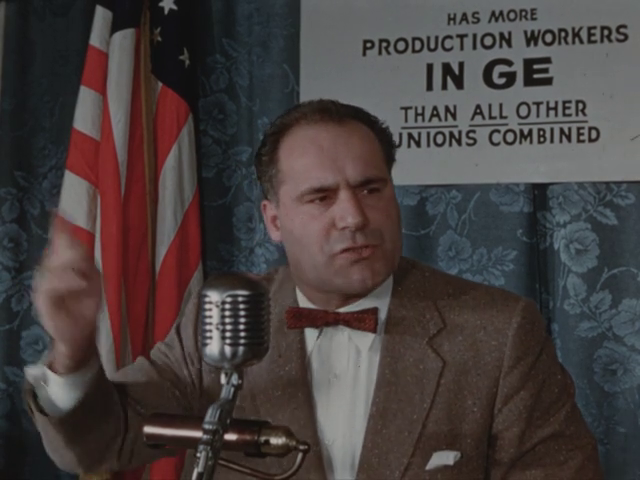
#> input picture frame 30 of exercises/ex10-ViolaJones/solution/data/speech_snippet.mp4, 640 x 480 px
$ python part_5_viola_jones_snapchat_solutions_optim.py
#> lines starting #> are read from the running program, lines starting #| are printed output that depends on the picture
from __future__ import print_function
from typing import Tuple
import cv2
import time
import numpy as np
from skimage.transform import rotate, rescale

"""
An adapted version of https://docs.opencv.org/3.4/db/d28/tutorial_cascade_classifier.html

Experimental:
    - No support for resize=True.
    - Also no optimizations introduced yet.
"""

def connect_camera(video_file: str = "", use_droid_cam: bool = False) -> cv2.VideoCapture:
    """
    Attempts to connect to the webcam.
    If this fails, prints an error message and exits the complete script.

    Args:
        use_droid_cam (bool, optional): whether to use the android camera, as done in video change detection exercises, ex2b. Defaults to False.

    Returns:
        cv2.VideoCapture: the opencv camera object which we can pull frames from
    """
#> called with video_file = 'data/speech_snippet.mp4', use_droid_cam = False
    print("Opening connection to camera")
    if video_file != "":
        cap = cv2.VideoCapture(video_file)

    else:
        url = 0
        use_droid_cam = False
        if use_droid_cam:
            url = "http://192.168.1.120:4747/video"
        cap = cv2.VideoCapture(url)

    if not cap.isOpened():
        print("Cannot open camera")
        exit()

    ret, _ = cap.read()
    if not ret:
        print("---(!)Error reading frame from webcam")
        exit()
    print("Successfully connected to camera capturing device")
    return cap

def load_cascades(cascade_directory: str) -> Tuple[cv2.CascadeClassifier, cv2.CascadeClassifier]:
    """
    A function to load a the pretrained opencv cascade detectors (Viola-Jones-type)
    Remember to download the classifiers beforehand (https://raw.githubusercontent.com/opencv/opencv/3.4/data/haarcascades/)

    Args:
        cascade_directory (str): the directory the classifier .xml files are in

    Returns:
        tuple[cv2.CascadeClassifier]: a tuple of the two classifiers

    """
    face_cascade = cv2.CascadeClassifier() #initialize a classifier instance
    eyes_cascade = cv2.CascadeClassifier()

    face_cascade_name = cascade_directory + "/haarcascade_frontalface_default.xml"
    eyes_cascade_name = cascade_directory + "/haarcascade_eye_tree_eyeglasses.xml" #seems to be more robust to lighting and has less false detections


    if not face_cascade.load(cv2.samples.findFile(face_cascade_name)):
        print('--(!)Error loading face cascade')
        exit(0)
    if not eyes_cascade.load(cv2.samples.findFile(eyes_cascade_name)):
        print('--(!)Error loading eyes cascade')
        exit(0)

    print("Loaded cascade classifiers")
    return face_cascade, eyes_cascade

def load_png_object(file_path: str) -> Tuple[np.ndarray, Tuple[int, int, int]]:
    """
    Loads a png object as RGBA. Note, the .png should have a transparent background and be loaded with an alpha channel

    Args:
        file_path (str): relative path to the .png file

    Returns:
        Tuple[np.ndarray, Tuple[int, int, int]]: the image array of shape (H, W, C) and a tuple (H, W, C) where C=4 for RGBA image
    """
#> called with file_path = 'data/image_props/hat_rescaled.png'

    im = cv2.imread(file_path,cv2.IMREAD_UNCHANGED)
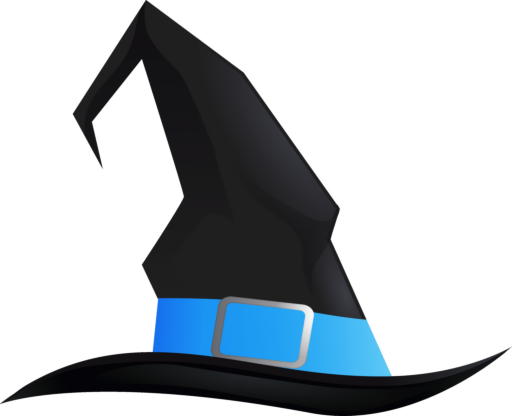
#> input picture exercises/ex10-ViolaJones/solution/data/image_props/hat_rescaled.png, 512 x 416 px
#> im is the input picture: shape (416, 512, 4); mean B, G, R, A 192.4, 187.3, 181, 84.6
    im_dims = im.shape
#> im_dims = (416, 512, 4)

    print(f"loaded object: {file_path} with shape: {im_dims}")
#| loaded object: data/image_props/hat_rescaled.png with shape: (416, 512, 4)
    return im, im_dims

# [189 lines left out: functions insert_hat_on_frame, time_smoothen_detections, rotate_object, rotate_object_cv, rescale_object, rescale_object_cv and 1 more, not called in this run]


if __name__=="__main__":
    ###step 1: connect to webcam
    USE_DROID_CAM = False
    VIDEO_FILE = "data/speech_snippet.mp4"
    cap = connect_camera(video_file=VIDEO_FILE, use_droid_cam=USE_DROID_CAM)

    ###step 2: load classifiers
    pretrained_dir = "data/pretrained_classifiers"
    face_cascade, eyes_cascade = load_cascades(pretrained_dir)

    # To keep track of frames per second
    start_time = time.time()
    font = cv2.FONT_HERSHEY_COMPLEX

    object_path = "data/image_props/hat_rescaled.png"
    object_im, object_dims = load_png_object(object_path)
#> object_dims = (416, 512, 4)
    object_im_trf = object_im.copy()

    #set loop parameters
    n_frames = 0
    ROTATE = False #set to true if we want to rotate the object of interest with an angle
    SMOOTHEN = True
    stop = False
    N_eyes = 0
    N_skipped = 0 #for counting how many frames we do not have any detections

    #initialize for fallback when no detections are present
    object_im_trf = None
    end_point_hat_y = None
    end_point_hat_x = None
    anchor_point = None

    while not stop:
        ret, frame = cap.read()
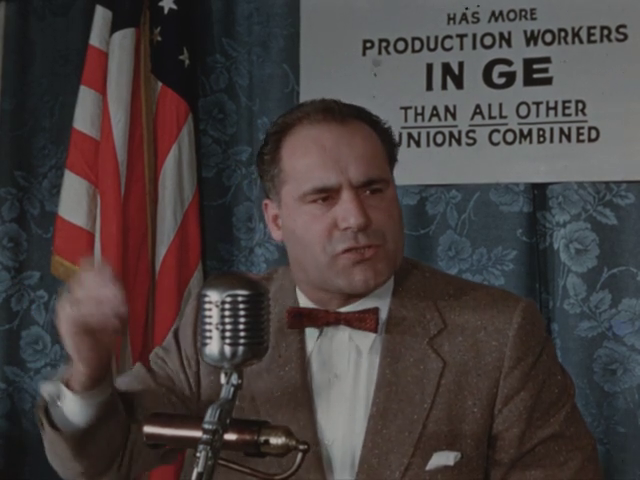
#> input picture frame 31 of exercises/ex10-ViolaJones/solution/data/speech_snippet.mp4, 640 x 480 px
#> frame is the input picture: shape (480, 640, 3); mean B, G, R 62.5, 63, 70.4
        if frame is None:
            print('--(!) No captured frame -- Break!')
            break

        frame_gray = cv2.cvtColor(frame, cv2.COLOR_BGR2GRAY) #convert to grayscale
        h_, w_ = frame_gray.shape
#> h_ = 480; w_ = 640
        # frame_gray = cv2.resize(frame_gray,(w_//2,h_//2))
        frame_gray = cv2.equalizeHist(frame_gray)
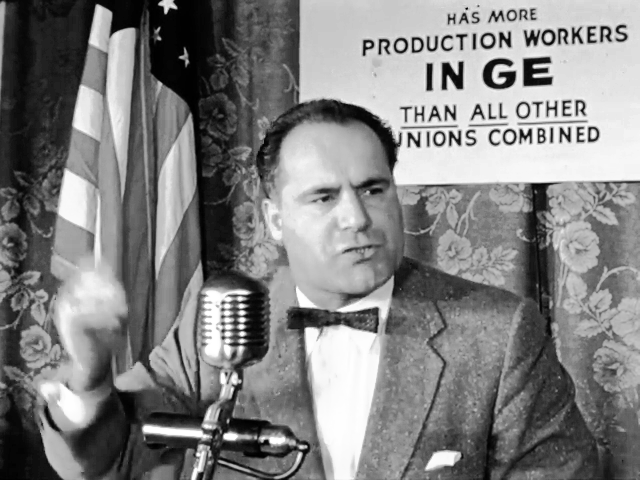
#> frame_gray: shape (480, 640); min 0, max 255, mean 128.9
        # faces = face_cascade.detectMultiScale(frame_gray,scaleFactor=1.8, minNeighbors=3,minSize=(60,60)) #is a np.array (N,4) or tuple
        faces = face_cascade.detectMultiScale(frame_gray) #is a np.array (N,4) or tuple
#> faces = [[68, 265, 52, 52], [539, 294, 61, 61], [276, 140, 140, 140]]
        N_faces = len(faces)
#> N_faces = 3
        for i, (x,y,w,h) in enumerate(faces):
            center = (x + w//2, y + h//2)
            face_center = np.array([2*center[0],2*center[1]])
            frame = cv2.ellipse(frame, face_center, (w, h), 0, 0, 360, (255, 0, 255), 4)
            faceROI = frame_gray[y:y+h,x:x+w]
            #detect eyes
            # eyes = eyes_cascade.detectMultiScale(faceROI,scaleFactor=1.4,minNeighbors=2, minSize=(5,5))
            eyes = eyes_cascade.detectMultiScale(faceROI)
            N_eyes = len(eyes)
            eye_center_holder = []
            if N_eyes==2: #only go further if we have detected two eyes..
                eye_coord_arr = np.zeros((2,2))
                for i, (x2,y2,w2,h2) in enumerate(eyes):
                    eye_center = (2*(x + x2 + w2//2), 2*(y + y2 + h2//2))
                    radius = int(round((w2 + h2)*0.25))
                    frame = cv2.circle(frame, eye_center, radius, (255, 0, 0 ), 4)
                    eye_coord_arr[i,:] = np.array([eye_center[0],eye_center[1]]) #x, y in global coords

                left_eye, right_eye = assign_eyes(eye_coord_arr)
                """
                Solution exercise 6: find the normalized normal vector
                """
                face_center = face_center
                vec = right_eye - left_eye
                ###find the normal vector - to find the translation we need
                n_vec = np.array([-vec[1],vec[0]])
                norm = np.linalg.norm(n_vec)

                if norm == 0:  #becomes zero if the same eye is detected twice - we can't place a hat then
                    print("Warning: zero-length eye vector, skipping hat placement")
                    N_skipped += 1
                else: #normal vector has a length - continue with hat placement

                    if not any(x is None for x in (vec, n_vec, norm)): # True if (vec,n_vec,norm) implemented
                        n_vec = n_vec/norm #normalize normal-vector
                    else: # Pass if not yet implemented
                        pass

                    """
                    Solution exercise 7: calculate the end-points of the hat, i.e. where it should be placed in the image
                    """
                    end_point_hat_x = int(face_center[0] - n_vec[0]*w)
                    end_point_hat_y = int(face_center[1] - n_vec[1]*h) #subtract because image coordinate system

                    cv2.circle(frame,(end_point_hat_x,end_point_hat_y),10, color=(0,255,0),thickness=3, lineType=8, shift=0) #blue circle - top of face
                    cv2.line(frame,tuple(face_center),(end_point_hat_x,end_point_hat_y),color=(255, 0, 0 )) #green line

                    """
                    Exercise 8: rescale size such that it fits the head-width
                    """
                    object_im_trf = rescale_object_cv(object_im, w+100) #finish the implementation of this function

                    """
                    Solution exercise 9: define the coordinates for alignment in the local hat coordinate frame
                    """
                    #anchor point calculation: bottom centre of hat
                    anchor_point = np.array([object_im_trf.shape[0]-1,object_im_trf.shape[1]//2]) #y,x always

                    if ROTATE:
                        """
                        Solution exercise 10: calculate the rotation angle which the hat should be rotated.
                        """
                        theta = np.arctan2(-vec[1],vec[0]) #is in radians
                        theta *= 180/np.pi
                        object_im_trf, anchor_point_new, dx, dy = rotate_object_cv(object_im_trf, theta, anchor_point, allow_resize=False) #get the corresponding anchor point after applying rotation
                        #TODO: anchor_point_new in principle needs to be part of the transform when allow_resize=True - else we get wrong transform. Use allow_resize = False for now.
                        anchor_point[0] = anchor_point[0] - dy
                        anchor_point[1] = anchor_point[1] - dx
                    frame = insert_hat_on_frame(frame, object_im_trf, (end_point_hat_y,end_point_hat_x), anchor_point)
                    N_skipped = 0
            else: #case: no valid detection, fall-back to references
                N_skipped += 1
#> this loop made 3 passes
#> (x, y, w, h, center, face_center, eyes, N_eyes) on pass 3: (276, 140, 140, 140, (346, 210), [692, 420], [[84, 40, 24, 24], [35, 48, 24, 24], [76, 27, 44, 44]], 3)
#> (x, y, w, h, center, face_center, N_eyes) on passes 1 to 2: (68, 265, 52, 52, (94, 291), [188, 582], 0), (539, 294, 61, 61, (569, 324), [1138, 648], 0)
#> pass 1, `faceROI = frame_gray[y:y+h,x:x+w]`:
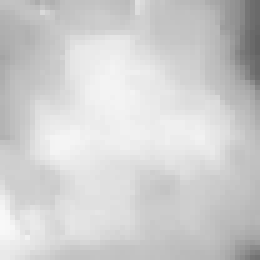
#> faceROI: shape (52, 52) (shown 5 times larger); min 99, max 248, mean 207.2
#> pass 2, `faceROI = frame_gray[y:y+h,x:x+w]`:
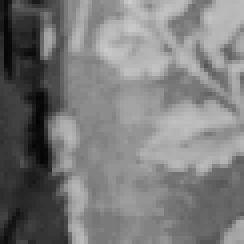
#> faceROI: shape (61, 61) (shown 4 times larger); min 4, max 204, mean 122.9
#> pass 3, `faceROI = frame_gray[y:y+h,x:x+w]`:
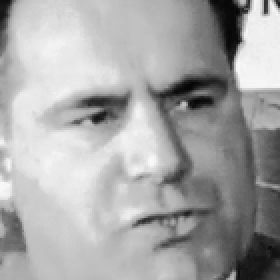
#> faceROI: shape (140, 140) (shown 2 times larger); min 4, max 249, mean 166.4

        if N_skipped>=1 and all(x is not None for x in (object_im_trf, end_point_hat_x, end_point_hat_y, anchor_point)):
            frame = insert_hat_on_frame(frame, object_im_trf, (end_point_hat_y,end_point_hat_x), anchor_point)
        # Keep track of frames-per-second (FPS) and also show skipped frames information
        n_frames = n_frames + 1
        elapsed_time = time.time() - start_time
        fps = int(n_frames / elapsed_time)
        # Put the information on the image frame: FPS, number of faces, number of eyes
        str_out = f"fps: {fps}, N_skip: {N_skipped}"
#> str_out = 'fps: 1, N_skip: 3'
        cv2.putText(frame, str_out, (0, 30), font, 1, 255, 1)
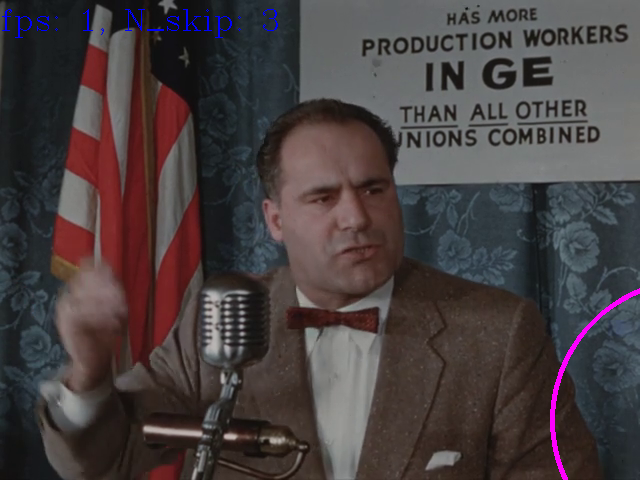
#> frame: shape (480, 640, 3); mean B, G, R 63.8, 62.7, 71.1
        cv2.imshow('Capture - Face detection', frame)

        if cv2.waitKey(1) == ord('q'):
#> (key q is pressed here)
            stop = True

$ run again, starting later in the video
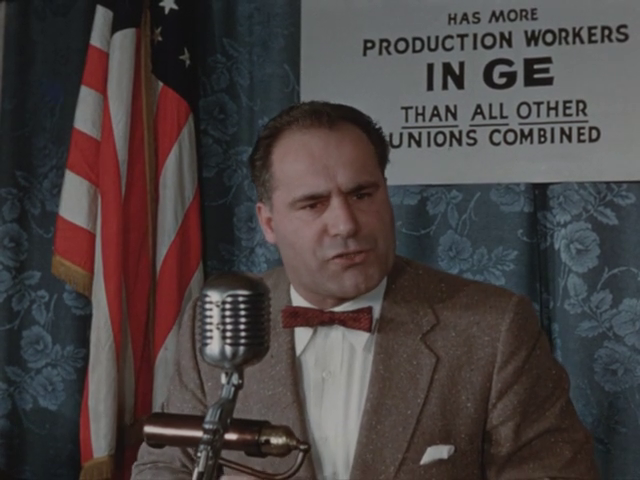
#> input picture frame 135 of exercises/ex10-ViolaJones/solution/data/speech_snippet.mp4, 640 x 480 px
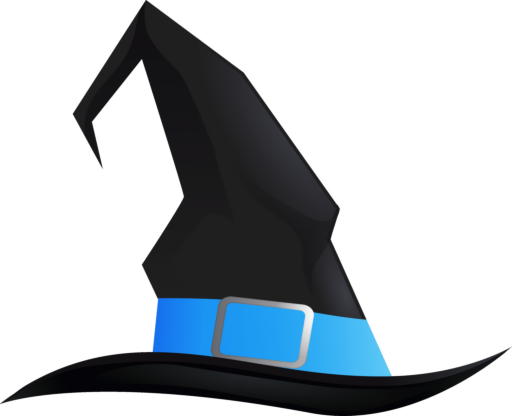
#> input picture exercises/ex10-ViolaJones/solution/data/image_props/hat_rescaled.png, 512 x 416 px
#> in load_png_object, im is the input picture: shape (416, 512, 4); mean B, G, R, A 192.4, 187.3, 181, 84.6
#| loaded object: data/image_props/hat_rescaled.png with shape: (416, 512, 4)
#> object_dims = (416, 512, 4)
#> faces = [[539, 293, 61, 61], [261, 146, 141, 141]]
#> N_faces = 2
#> the loop `for i, (x,y,w,h) in enumerate(faces):` made 2 passes
#> (x, y, w, h, center, face_center, eyes, N_eyes) on pass 2: (261, 146, 141, 141, (331, 216), [662, 432], [[38, 49, 24, 24]], 1)
#> str_out = 'fps: 0, N_skip: 2'
#> `cv2.putText(frame, str_out, (0, 30), font, 1, 255, 1)`:
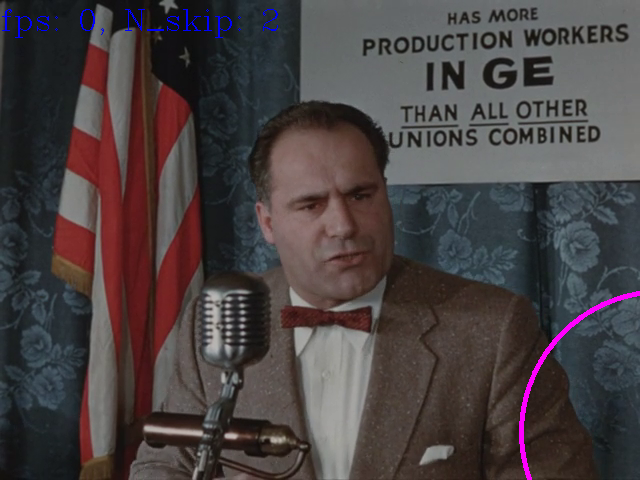
#> frame: shape (480, 640, 3); mean B, G, R 66, 64.9, 72.6
